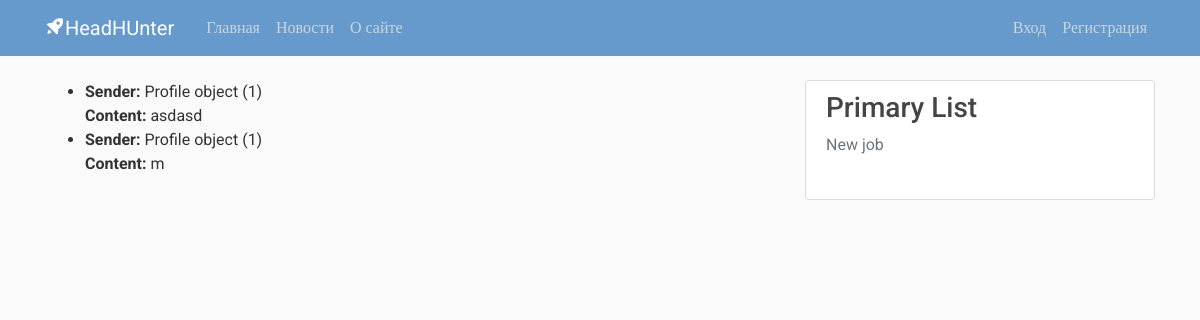
The page /messages on the database its author committed.
### users/models.py (models this page shows, shortened)
class InMessages(models.Model):
    user = models.ForeignKey(Profile, on_delete=models.CASCADE, null=True)
    topic = models.CharField(max_length=30)
    text = models.TextField()

class Profile(models.Model):
    user = models.OneToOneField(User, on_delete=models.CASCADE)
    image = models.ImageField(default='default.jpg', upload_to='profile_pics')

### users/views.py (the view)
# urls.py: path('messages', users_views.show_messages, name='message'),
def show_messages(request):
    show_messages = InMessages.objects.all()
    context = {'show_messages': show_messages}
    return render(request, 'message.html', context)

### users/templates/message.html (shortened to what this page needs)
<!DOCTYPE html>
<html lang="en">
{% extends "navbar.html" %}
    {% block content %}
    {% if show_messages %}
        <ul>
            {% for message in show_messages %}
                <li>
                    <strong>Sender:</strong> {{ message.user }}<br>
                    <strong>Content:</strong> {{ message.text }}
                </li>
            {% endfor %}
        </ul>
    {% else %}
        <p>No messages available.</p>
    {% endif %}
    {% endblock %}

### static/styles/main.css (style rules this page uses)
body, html { width:100%; height:100% }
body { margin:0; padding:0; background: #fafafa; color: #333333; margin-top: 5rem; font-family:Roboto; display: flex; flex-direction: column; min-height: 100vh; }
ul { margin: 0; }

### rows shown on the page
InMessages: user "Profile object (1)", text "asdasd"
InMessages: user "Profile object (1)", text "m"
